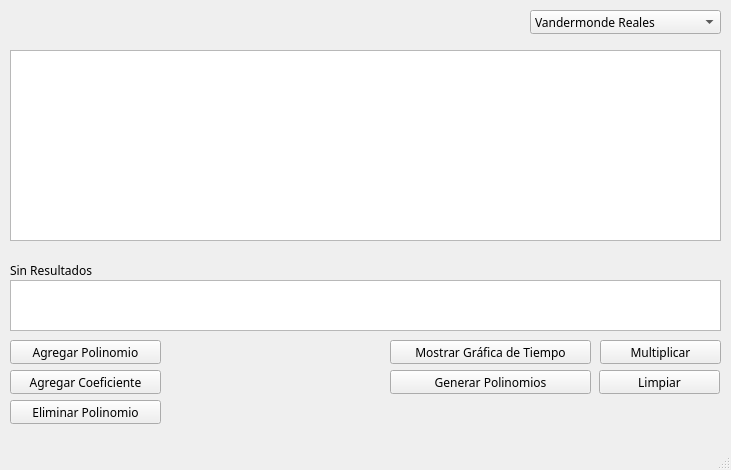
<?xml version="1.0" encoding="UTF-8"?>
<ui version="4.0">
 <class>mulPolinomiosGUIClass</class>
 <widget class="QMainWindow" name="mulPolinomiosGUIClass">
  <property name="geometry">
   <rect>
    <x>0</x>
    <y>0</y>
    <width>731</width>
    <height>470</height>
   </rect>
  </property>
  <property name="minimumSize">
   <size>
    <width>731</width>
    <height>470</height>
   </size>
  </property>
  <property name="font">
   <font>
    <family>FiraCode Nerd Font</family>
   </font>
  </property>
  <property name="windowTitle">
   <string>Multiplicación de Polinomios</string>
  </property>
  <widget class="QWidget" name="centralWidget">
   <widget class="QComboBox" name="comboBox">
    <property name="geometry">
     <rect>
      <x>530</x>
      <y>10</y>
      <width>191</width>
      <height>24</height>
     </rect>
    </property>
    <property name="font">
     <font>
      <family>FiraCode Nerd Font</family>
     </font>
    </property>
    <item>
     <property name="text">
      <string>Vandermonde Reales</string>
     </property>
    </item>
    <item>
     <property name="text">
      <string>Vandermonde Imaginarios</string>
     </property>
    </item>
    <item>
     <property name="text">
      <string>Bit Reverso</string>
     </property>
    </item>
   </widget>
   <widget class="QPushButton" name="btnAgregarPolinomio">
    <property name="geometry">
     <rect>
      <x>10</x>
      <y>340</y>
      <width>151</width>
      <height>24</height>
     </rect>
    </property>
    <property name="font">
     <font>
      <family>FiraCode Nerd Font</family>
     </font>
    </property>
    <property name="text">
     <string>Agregar Polinomio</string>
    </property>
   </widget>
   <widget class="QPushButton" name="btnAgregarCoeficiente">
    <property name="geometry">
     <rect>
      <x>10</x>
      <y>370</y>
      <width>151</width>
      <height>24</height>
     </rect>
    </property>
    <property name="font">
     <font>
      <family>FiraCode Nerd Font</family>
     </font>
    </property>
    <property name="text">
     <string>Agregar Coeficiente</string>
    </property>
   </widget>
   <widget class="QPushButton" name="btnEliminarPolinomio">
    <property name="geometry">
     <rect>
      <x>10</x>
      <y>400</y>
      <width>151</width>
      <height>24</height>
     </rect>
    </property>
    <property name="font">
     <font>
      <family>FiraCode Nerd Font</family>
     </font>
    </property>
    <property name="text">
     <string>Eliminar Polinomio</string>
    </property>
   </widget>
   <widget class="QPushButton" name="btnReset">
    <property name="geometry">
     <rect>
      <x>599</x>
      <y>370</y>
      <width>121</width>
      <height>24</height>
     </rect>
    </property>
    <property name="font">
     <font>
      <family>FiraCode Nerd Font</family>
     </font>
    </property>
    <property name="text">
     <string>Limpiar</string>
    </property>
   </widget>
   <widget class="QPushButton" name="btnMultiplicar">
    <property name="geometry">
     <rect>
      <x>600</x>
      <y>340</y>
      <width>121</width>
      <height>24</height>
     </rect>
    </property>
    <property name="font">
     <font>
      <family>FiraCode Nerd Font</family>
     </font>
    </property>
    <property name="text">
     <string>Multiplicar</string>
    </property>
   </widget>
   <widget class="QTableWidget" name="tablaResultados">
    <property name="geometry">
     <rect>
      <x>10</x>
      <y>280</y>
      <width>711</width>
      <height>51</height>
     </rect>
    </property>
    <property name="font">
     <font>
      <family>FiraCode Nerd Font</family>
     </font>
    </property>
    <attribute name="horizontalHeaderVisible">
     <bool>false</bool>
    </attribute>
    <attribute name="verticalHeaderVisible">
     <bool>false</bool>
    </attribute>
   </widget>
   <widget class="QLabel" name="lblResultado">
    <property name="geometry">
     <rect>
      <x>10</x>
      <y>260</y>
      <width>601</width>
      <height>21</height>
     </rect>
    </property>
    <property name="font">
     <font>
      <family>FiraCode Nerd Font</family>
     </font>
    </property>
    <property name="text">
     <string>Sin Resultados</string>
    </property>
   </widget>
   <widget class="QPushButton" name="btnGraficarTiempo">
    <property name="geometry">
     <rect>
      <x>390</x>
      <y>340</y>
      <width>201</width>
      <height>24</height>
     </rect>
    </property>
    <property name="font">
     <font>
      <family>FiraCode Nerd Font</family>
     </font>
    </property>
    <property name="text">
     <string>Mostrar Gráfica de Tiempo</string>
    </property>
   </widget>
   <widget class="QTableWidget" name="tablaPolinomios">
    <property name="geometry">
     <rect>
      <x>10</x>
      <y>50</y>
      <width>711</width>
      <height>191</height>
     </rect>
    </property>
    <property name="font">
     <font>
      <family>FiraCode Nerd Font</family>
     </font>
    </property>
   </widget>
   <widget class="QLabel" name="lblEstado">
    <property name="geometry">
     <rect>
      <x>10</x>
      <y>10</y>
      <width>35</width>
      <height>35</height>
     </rect>
    </property>
    <property name="text">
     <string/>
    </property>
   </widget>
   <widget class="QPushButton" name="btnGenerarPolinomios">
    <property name="geometry">
     <rect>
      <x>390</x>
      <y>370</y>
      <width>201</width>
      <height>24</height>
     </rect>
    </property>
    <property name="font">
     <font>
      <family>FiraCode Nerd Font</family>
     </font>
    </property>
    <property name="text">
     <string>Generar Polinomios</string>
    </property>
   </widget>
  </widget>
  <widget class="QMenuBar" name="menuBar">
   <property name="geometry">
    <rect>
     <x>0</x>
     <y>0</y>
     <width>731</width>
     <height>21</height>
    </rect>
   </property>
  </widget>
  <widget class="QStatusBar" name="statusBar"/>
 </widget>
 <layoutdefault spacing="6" margin="11"/>
 <resources>
  <include location="mulPolinomiosGUI.qrc"/>
 </resources>
 <connections/>
</ui>
